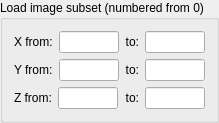
            <widget class="QGroupBox" name="subsetsBox">
             <property name="title">
              <string>Load image subset (numbered from 0)</string>
             </property>
             <layout class="QVBoxLayout">
              <property name="spacing">
               <number>6</number>
              </property>
              <property name="leftMargin">
               <number>11</number>
              </property>
              <property name="topMargin">
               <number>11</number>
              </property>
              <property name="rightMargin">
               <number>11</number>
              </property>
              <property name="bottomMargin">
               <number>11</number>
              </property>
              <item>
               <layout class="QHBoxLayout">
                <property name="spacing">
                 <number>6</number>
                </property>
                <property name="leftMargin">
                 <number>0</number>
                </property>
                <property name="topMargin">
                 <number>0</number>
                </property>
                <property name="rightMargin">
                 <number>0</number>
                </property>
                <property name="bottomMargin">
                 <number>0</number>
                </property>
                <item>
                 <widget class="QLabel" name="xMinLabel">
                  <property name="text">
                   <string>X from:</string>
                  </property>
                  <property name="wordWrap">
                   <bool>false</bool>
                  </property>
                 </widget>
                </item>
                <item>
                 <widget class="QLineEdit" name="xFromEdit">
                  <property name="sizePolicy">
                   <sizepolicy hsizetype="Fixed" vsizetype="Fixed">
                    <horstretch>0</horstretch>
                    <verstretch>0</verstretch>
                   </sizepolicy>
                  </property>
                  <property name="maximumSize">
                   <size>
                    <width>60</width>
                    <height>32767</height>
                   </size>
                  </property>
                 </widget>
                </item>
                <item>
                 <widget class="QLabel" name="xToLabel">
                  <property name="text">
                   <string>to:</string>
                  </property>
                  <property name="alignment">
                   <set>Qt::AlignRight|Qt::AlignTrailing|Qt::AlignVCenter</set>
                  </property>
                  <property name="wordWrap">
                   <bool>false</bool>
                  </property>
                 </widget>
                </item>
                <item>
                 <widget class="QLineEdit" name="xToEdit">
                  <property name="sizePolicy">
                   <sizepolicy hsizetype="Fixed" vsizetype="Fixed">
                    <horstretch>0</horstretch>
                    <verstretch>0</verstretch>
                   </sizepolicy>
                  </property>
                  <property name="maximumSize">
                   <size>
                    <width>60</width>
                    <height>32767</height>
                   </size>
                  </property>
                 </widget>
                </item>
               </layout>
              </item>
              <item>
               <layout class="QHBoxLayout">
                <property name="spacing">
                 <number>6</number>
                </property>
                <property name="leftMargin">
                 <number>0</number>
                </property>
                <property name="topMargin">
                 <number>0</number>
                </property>
                <property name="rightMargin">
                 <number>0</number>
                </property>
                <property name="bottomMargin">
                 <number>0</number>
                </property>
                <item>
                 <widget class="QLabel" name="yMinLabel">
                  <property name="text">
                   <string>Y from:</string>
                  </property>
                  <property name="wordWrap">
                   <bool>false</bool>
                  </property>
                 </widget>
                </item>
                <item>
                 <widget class="QLineEdit" name="yFromEdit">
                  <property name="sizePolicy">
                   <sizepolicy hsizetype="Fixed" vsizetype="Fixed">
                    <horstretch>0</horstretch>
                    <verstretch>0</verstretch>
                   </sizepolicy>
                  </property>
                  <property name="maximumSize">
                   <size>
                    <width>60</width>
                    <height>32767</height>
                   </size>
                  </property>
                 </widget>
                </item>
                <item>
                 <widget class="QLabel" name="yToLabel">
                  <property name="text">
                   <string>to:</string>
                  </property>
                  <property name="alignment">
                   <set>Qt::AlignRight|Qt::AlignTrailing|Qt::AlignVCenter</set>
                  </property>
                  <property name="wordWrap">
                   <bool>false</bool>
                  </property>
                 </widget>
                </item>
                <item>
                 <widget class="QLineEdit" name="yToEdit">
                  <property name="sizePolicy">
                   <sizepolicy hsizetype="Fixed" vsizetype="Fixed">
                    <horstretch>0</horstretch>
                    <verstretch>0</verstretch>
                   </sizepolicy>
                  </property>
                  <property name="maximumSize">
                   <size>
                    <width>60</width>
                    <height>32767</height>
                   </size>
                  </property>
                 </widget>
                </item>
               </layout>
              </item>
              <item>
               <layout class="QHBoxLayout">
                <property name="spacing">
                 <number>6</number>
                </property>
                <property name="leftMargin">
                 <number>0</number>
                </property>
                <property name="topMargin">
                 <number>0</number>
                </property>
                <property name="rightMargin">
                 <number>0</number>
                </property>
                <property name="bottomMargin">
                 <number>0</number>
                </property>
                <item>
                 <widget class="QLabel" name="zMinLabel">
                  <property name="text">
                   <string>Z from:</string>
                  </property>
                  <property name="wordWrap">
                   <bool>false</bool>
                  </property>
                 </widget>
                </item>
                <item>
                 <widget class="QLineEdit" name="zFromEdit">
                  <property name="sizePolicy">
                   <sizepolicy hsizetype="Fixed" vsizetype="Fixed">
                    <horstretch>0</horstretch>
                    <verstretch>0</verstretch>
                   </sizepolicy>
                  </property>
                  <property name="maximumSize">
                   <size>
                    <width>60</width>
                    <height>32767</height>
                   </size>
                  </property>
                 </widget>
                </item>
                <item>
                 <widget class="QLabel" name="zToLabel">
                  <property name="text">
                   <string>to:</string>
                  </property>
                  <property name="alignment">
                   <set>Qt::AlignRight|Qt::AlignTrailing|Qt::AlignVCenter</set>
                  </property>
                  <property name="wordWrap">
                   <bool>false</bool>
                  </property>
                 </widget>
                </item>
                <item>
                 <widget class="QLineEdit" name="zToEdit">
                  <property name="sizePolicy">
                   <sizepolicy hsizetype="Fixed" vsizetype="Fixed">
                    <horstretch>0</horstretch>
                    <verstretch>0</verstretch>
                   </sizepolicy>
                  </property>
                  <property name="maximumSize">
                   <size>
                    <width>60</width>
                    <height>32767</height>
                   </size>
                  </property>
                 </widget>
                </item>
               </layout>
              </item>
             </layout>
            </widget>
